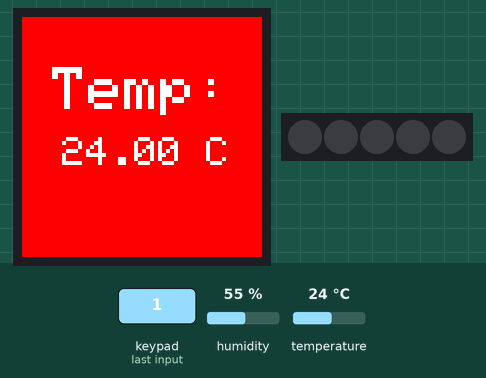
Simulated run of this sketch. Board: Arduino MKR. Shown: 240×240 colour display, 5 RGB LEDs in strip order, left to right. The inputs (shaded band) are chosen by the test bench; at power-on: humidity 55 %, temperature 24 °C. What the sketch prints to the serial monitor is not drawn.

1.5 s: keypad keys 1 2 pressed 0.4 s apart
Above: at 1.76 s.
Timing chart, 0 to 1.7 s (numbered marks = the images above; inputs shaded):
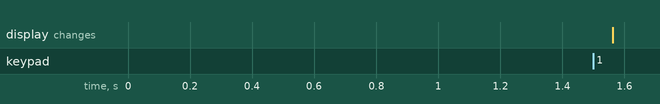

The sketch:

Actividad01.ino
```cpp
// (licence header left out)
#include <Arduino_MKRIoTCarrier.h>
MKRIoTCarrier carrier;

float temperature = 0;
float humidity = 0;

void setup() {
  Serial.begin(9600);
  //Wait to open the Serial monitor to start the program and see details on errors


  //Set if it has the Enclosure mounted
  CARRIER_CASE = true;
  //Initialize the IoTSK carrier and output any errors in the serial monitor
  carrier.begin();
}

void loop() {
  // read the sensor values
  temperature = carrier.Env.readTemperature();
  humidity = carrier.Env.readHumidity();

  //Update touch buttons
  carrier.Buttons.update();

  // print each of the sensor values
  Serial.print("Temperature = ");
  Serial.print(temperature);
  Serial.println(" Â°C");

  Serial.print("Humidity = ");
  Serial.print(humidity);
  Serial.println(" %");

  //function to print out values
  if (carrier.Buttons.onTouchDown(TOUCH0)) {
    printHumidity();
  }

  if (carrier.Buttons.onTouchDown(TOUCH1)) {
    printTemperature();
  }

  if (carrier.Buttons.onTouchDown(TOUCH2)) {
    printTemperatureF();
  }

  if (carrier.Buttons.onTouchDown(TOUCH3)) {
    printTemperatureK();
  }
}


void printTemperature() {
  //configuring display, setting background color, text size and text color
  carrier.display.fillScreen(ST77XX_RED); //red background
  carrier.display.setTextColor(ST77XX_WHITE); //white text
  carrier.display.setTextSize(6); //large sized text

  carrier.display.setCursor(30, 50); //sets position for printing (x and y)
  carrier.display.print("Temp: ");
  carrier.display.setTextSize(4); //decreasing text size
  carrier.display.setCursor(40, 120); //sets new position for printing (x and y)
  carrier.display.print(temperature);
  carrier.display.print(" C");
}

void printTemperatureF() {
  //configuring display, setting background color, text size and text color
  float temperatureF = (temperature * 9/5) + 32; // Convertir a Fahrenheit
  carrier.display.fillScreen(ST77XX_RED); //red background
  carrier.display.setTextColor(ST77XX_WHITE); //white text
  carrier.display.setTextSize(6); //large sized text

  carrier.display.setCursor(30, 50); //sets position for printing (x and y)
  carrier.display.print("Temp: ");
  carrier.display.setTextSize(4); //decreasing text size
  carrier.display.setCursor(40, 120); //sets new position for printing (x and y)
  carrier.display.print(temperatureF);
  carrier.display.print(" F");
}

void printTemperatureK() {
  //configuring display, setting background color, text size and text color
  float temperatureK = temperature + 273.15; // Convertir a Kelvin
  carrier.display.fillScreen(ST77XX_RED); //red background
  carrier.display.setTextColor(ST77XX_WHITE); //white text
  carrier.display.setTextSize(6); //large sized text

  carrier.display.setCursor(30, 50); //sets position for printing (x and y)
  carrier.display.print("Temp: ");
  carrier.display.setTextSize(4); //decreasing text size
  carrier.display.setCursor(40, 120); //sets new position for printing (x and y)
  carrier.display.print(temperatureK);
  carrier.display.print(" K");
}

void printHumidity() {
  //configuring display, setting background color, text size and text color
  carrier.display.fillScreen(ST77XX_BLUE); //red background
  carrier.display.setTextColor(ST77XX_WHITE); //white text
  carrier.display.setTextSize(6); //medium sized text

  carrier.display.setCursor(30, 50); //sets position for printing (x and y)
  carrier.display.print("Humi: ");
  carrier.display.setTextSize(4);
  carrier.display.setCursor(40, 120);
  carrier.display.print(humidity);
  carrier.display.println(" %");
}
```
